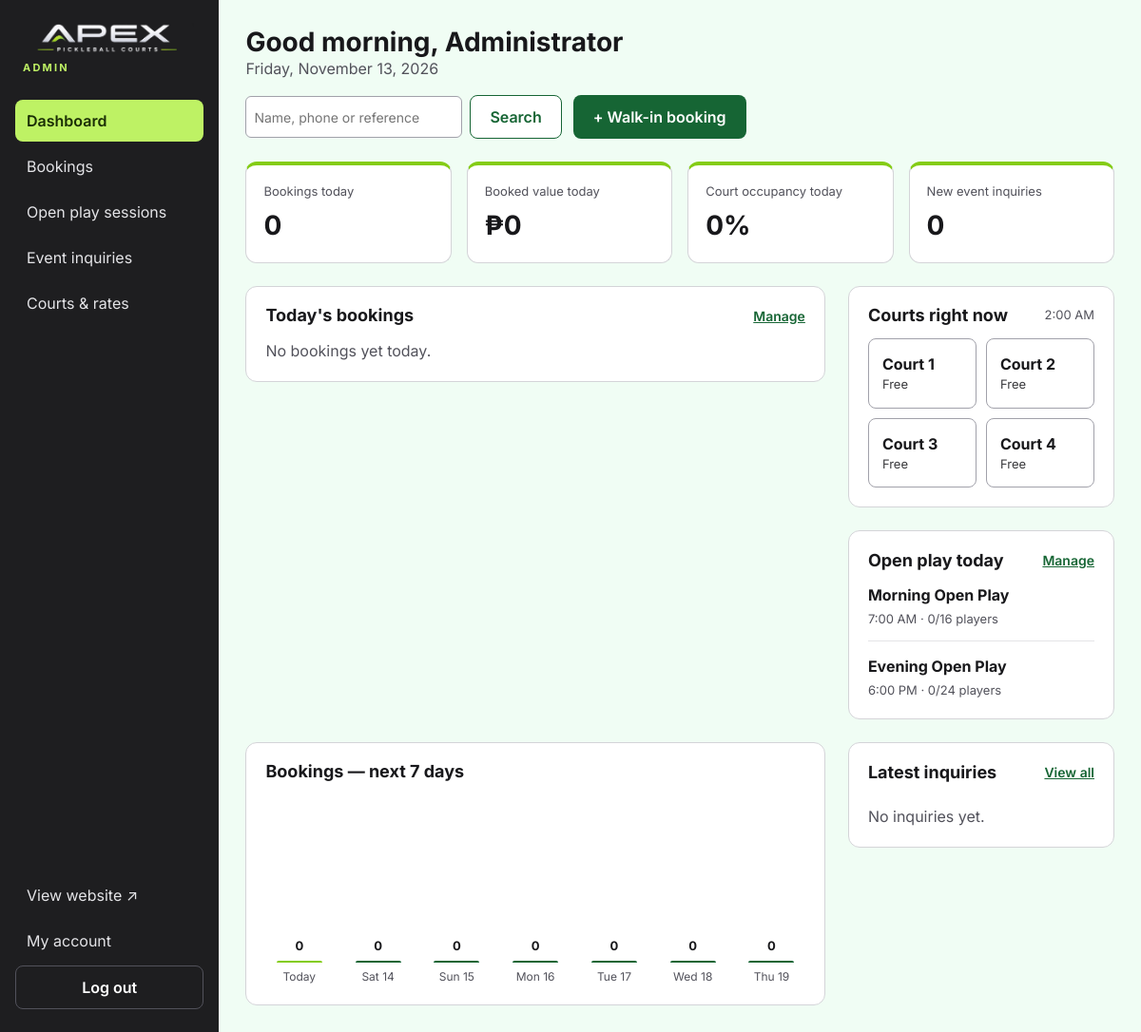
Before: /admin/index.php (signed in) with the older database file.
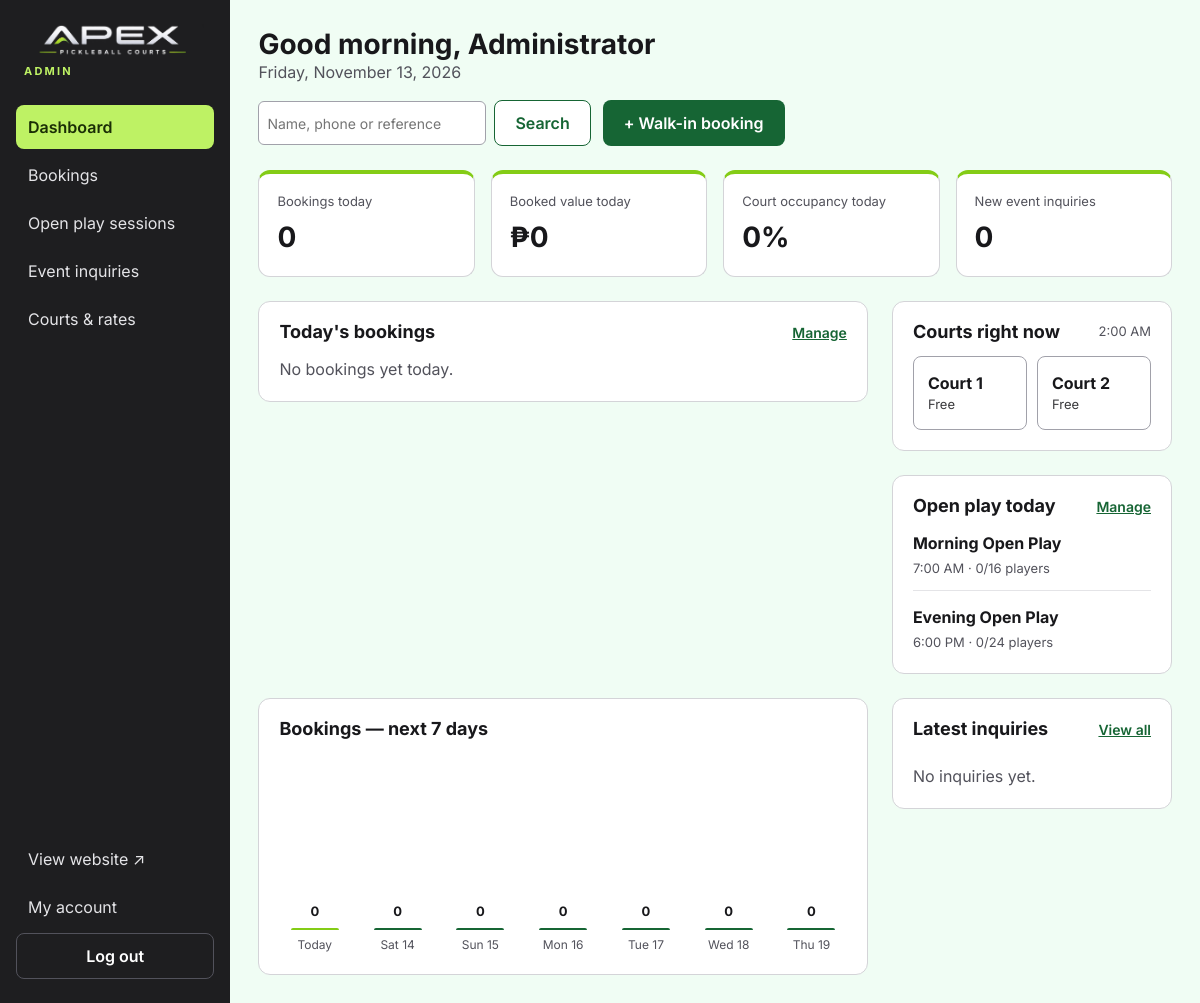
After: the same page with the newer database file.
### tables this page shows
CREATE TABLE courts (
  id INT AUTO_INCREMENT PRIMARY KEY,
  name VARCHAR(50) NOT NULL,
  court_type VARCHAR(20) NOT NULL DEFAULT 'Indoor',
  hourly_rate DECIMAL(10,2) NOT NULL,
  status VARCHAR(20) NOT NULL DEFAULT 'available',  
  sort_order INT NOT NULL DEFAULT 0
);

CREATE TABLE open_play_sessions (
  id INT AUTO_INCREMENT PRIMARY KEY,
  title VARCHAR(100) NOT NULL,
  session_date DATE NOT NULL,
  start_time TIME NOT NULL,
  end_time TIME NOT NULL,
  courts_label VARCHAR(50) NOT NULL,
  skill_level VARCHAR(20) NOT NULL DEFAULT 'All levels',  
  capacity INT NOT NULL DEFAULT 16,
  price DECIMAL(10,2) NOT NULL,
  created_at TIMESTAMP DEFAULT CURRENT_TIMESTAMP
);

### includes/functions.php (called while the page is built, shortened)
<?php
function e($value): string
{
    return htmlspecialchars((string) $value, ENT_QUOTES, 'UTF-8');
}
function fmt_time(string $time): string
{
    return date('g:i A', strtotime($time));
}
function fmt_date(string $date, string $format = 'D, M j'): string
{
    return date($format, strtotime($date));
}

### admin/index.php (the view, shortened to what the changed rows need)
<?php
require __DIR__ . '/../includes/functions.php';
$pdo = db();
$today = date('Y-m-d');
$nowHour = (int) date('G');
$courts = $pdo->query('SELECT * FROM courts ORDER BY sort_order, id')->fetchAll();
$inUse = [];
$stmt = $pdo->prepare("SELECT s.*, (SELECT COUNT(*) FROM open_play_signups u WHERE u.session_id = s.id AND u.status = 'joined') AS joined
                       FROM open_play_sessions s WHERE s.session_date = ? ORDER BY s.start_time");
$stmt->execute([$today]);
$todaySessions = $stmt->fetchAll();
$days = [];
for ($i = 0; $i < 7; $i++) {
    $days[date('Y-m-d', strtotime("+$i days"))] = 0;
}
$maxDay = max(1, max($days));
$adminPage = 'dashboard';
require __DIR__ . '/../includes/admin_header.php';
?>
<div class="admin-top">
  <div>
    <h1>Good <?= $nowHour < 12 ? 'morning' : ($nowHour < 18 ? 'afternoon' : 'evening') ?>, <?= e($_SESSION['admin_name'] ?? 'Admin') ?></h1>
  </div>
</div>
<div class="two-col">
  <section class="panel wide" aria-label="Today's bookings">
    <div class="panel-head"><h2>Today's bookings</h2><a href="bookings.php?date=<?= e($today) ?>" style="font-weight: 600; font-size: 14px">Manage</a></div>
  </section>
  <div class="narrow">
    <section class="panel" aria-label="Court status">
      <div class="panel-head"><h2>Courts right now</h2><span class="muted" style="font-size: 13px"><?= e(fmt_hour($nowHour)) ?></span></div>
      <div class="court-status">
        <?php foreach ($courts as $c):
          $id = (int) $c['id'];
          if ($c['status'] !== 'available') { $cls = 'maint'; $label = 'Maintenance'; }
          elseif (isset($inUse[$id])) { $cls = 'busy'; $label = 'In use · ' . $inUse[$id]; }
          else { $cls = ''; $label = 'Free'; } ?>
          <div class="<?= $cls ?>"><strong><?= e($c['name']) ?></strong><small><?= e($label) ?></small></div>
        <?php endforeach; ?>
      </div>
    </section>
    <section class="panel" aria-label="Today's open play">
      <div class="panel-head"><h2>Open play today</h2><a href="open-play.php" style="font-weight: 600; font-size: 14px">Manage</a></div>
      <?php foreach ($todaySessions as $s): ?>
        <div class="list-item">
          <strong><?= e($s['title']) ?></strong>
          <span><?= e(fmt_time($s['start_time'])) ?> · <?= (int) $s['joined'] ?>/<?= (int) $s['capacity'] ?> players</span>
        </div>
      <?php endforeach; ?>
    </section>
  </div>
</div>
<div class="two-col">
  <section class="panel wide" aria-label="Bookings this week">
    <div class="panel-head"><h2>Bookings — next 7 days</h2></div>
    <div class="chart">
      <?php foreach ($days as $d => $n): ?>
        <div class="col <?= $d === $today ? 'today' : '' ?>">
          <b><?= $n ?></b>
          <i style="height: <?= round($n / $maxDay * 140) ?>px"></i>
          <span><?= $d === $today ? 'Today' : e(fmt_date($d, 'D j')) ?></span>
        </div>
      <?php endforeach; ?>
    </div>
  </section>
  <section class="panel narrow" aria-label="Latest event inquiries">
    <div class="panel-head"><h2>Latest inquiries</h2><a href="inquiries.php" style="font-weight: 600; font-size: 14px">View all</a></div>
  </section>
</div>
<?php require __DIR__ . '/../includes/admin_footer.php'; ?>

### includes/admin_header.php (shortened to what the changed rows need)
<?php
$newInquiries = (int) db()->query("SELECT COUNT(*) FROM event_inquiries WHERE status = 'new'")->fetchColumn();
$links = [
    'dashboard' => ['index.php', 'Dashboard', 0],
    'bookings' => ['bookings.php', 'Bookings', 0],
    'openplay' => ['open-play.php', 'Open play sessions', 0],
    'inquiries' => ['inquiries.php', 'Event inquiries', $newInquiries],
    'courts' => ['courts.php', 'Courts & rates', 0],
];
?>
<!doctype html>
<html lang="en">
<head>
  <link rel="stylesheet" href="../assets/css/style.css">
</head>
<body class="admin-body">
<div class="admin-shell">
  <aside class="admin-side" aria-label="Admin menu">
    <nav class="admin-nav" aria-label="Admin">
      <?php foreach ($links as $key => [$href, $label, $badge]): ?>
        <a href="<?= $href ?>" class="<?= ($adminPage ?? '') === $key ? 'active' : '' ?>" <?= ($adminPage ?? '') === $key ? 'aria-current="page"' : '' ?>>
          <?= e($label) ?><?php if ($badge): ?><span class="badge"><?= $badge ?></span><?php endif; ?>
        </a>
      <?php endforeach; ?>
    </nav>
  </aside>
  <main class="admin-main">

Changed rows visible on the page:
removed courts: name "Court 3", label "Free"
removed courts: name "Court 4", label "Free"
